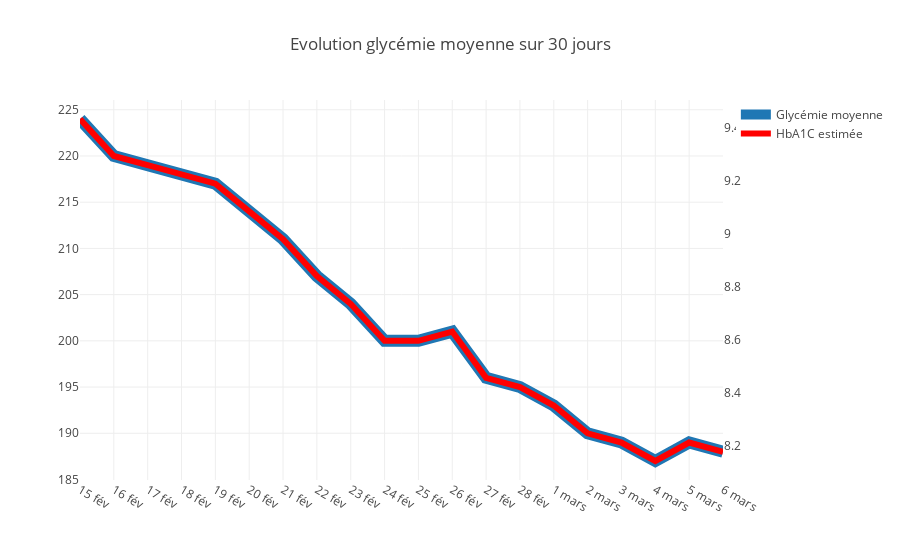

The notebook cell saved with this chart:
### Code cell
labels = [str(date.day)+ ' ' + monthdic[date.month] for date in gc.date]
tickvals = gc.date
layout = go.Layout(
    title='Evolution glycémie moyenne sur 30 jours',
    xaxis=go.layout.XAxis(
        ticktext=labels,
        tickvals=tickvals
    ),
    yaxis2= dict(
        overlaying='y',
        side='right',
        showgrid=False,
    )
)
data = [
    go.Scatter(
        x=gc.date, 
        y=gc.gluc,
        name='Glycémie moyenne',
        marker=dict(
         size=12),
        line=dict(
        width=12)
    ),
    go.Scatter(
        x=gc.date, 
        y=gc.hba1c,
        name='HbA1C estimée',
        yaxis='y2',
        marker=dict(
         color='red',
         size=12),
        line=dict(
         color='red',    
         width=6)
    ),
        
]
fig = go.Figure(data, layout)

iplot(fig, filename='tickvals-and-ticktext')

### Figure 1 — Plotly figure (JSON) as saved in the notebook; plotly's stock layout.template omitted (floating-point values rounded to 4 significant figures)
{"data": [{"line": {"width": 12}, "marker": {"size": 12}, "name": "Glycémie moyenne", "type": "scatter", "uid": "e075cf6f-b695-41f5-be58-7a7e0bd2d9f1", "x": ["2019-02-14 23:00:00", "2019-02-15 23:00:00", "2019-02-16 23:00:00", "2019-02-17 23:00:00", "2019-02-18 23:00:00", "2019-02-19 23:00:00", "2019-02-20 23:00:00", "2019-02-21 23:00:00", "2019-02-22 23:00:00", "2019-02-23 23:00:00", "2019-02-24 23:00:00", "2019-02-25 23:00:00", "2019-02-26 23:00:00", "2019-02-27 23:00:00", "2019-02-28 23:00:00", "2019-03-01 23:00:00", "2019-03-02 23:00:00", "2019-03-03 23:00:00", "2019-03-04 23:00:00", "2019-03-05 23:00:00"], "y": [224, 220, 219, 218, 217, 214, 211, 207, 204, 200, 200, 201, 196, 195, 193, 190, 189, 187, 189, 188]}, {"line": {"color": "red", "width": 6}, "marker": {"color": "red", "size": 12}, "name": "HbA1C estimée", "type": "scatter", "uid": "7463b061-5d07-4bdc-bd37-ce7314da2676", "x": ["2019-02-14 23:00:00", "2019-02-15 23:00:00", "2019-02-16 23:00:00", "2019-02-17 23:00:00", "2019-02-18 23:00:00", "2019-02-19 23:00:00", "2019-02-20 23:00:00", "2019-02-21 23:00:00", "2019-02-22 23:00:00", "2019-02-23 23:00:00", "2019-02-24 23:00:00", "2019-02-25 23:00:00", "2019-02-26 23:00:00", "2019-02-27 23:00:00", "2019-02-28 23:00:00", "2019-03-01 23:00:00", "2019-03-02 23:00:00", "2019-03-03 23:00:00", "2019-03-04 23:00:00", "2019-03-05 23:00:00"], "y": [9.432, 9.293, 9.258, 9.223, 9.188, 9.084, 8.979, 8.84, 8.735, 8.596, 8.596, 8.631, 8.456, 8.422, 8.352, 8.247, 8.213, 8.143, 8.213, 8.178], "yaxis": "y2"}], "layout": {"title": {"text": "Evolution glycémie moyenne sur 30 jours"}, "xaxis": {"ticktext": ["15 fév", "16 fév", "17 fév", "18 fév", "19 fév", "20 fév", "21 fév", "22 fév", "23 fév", "24 fév", "25 fév", "26 fév", "27 fév", "28 fév", "1 mars", "2 mars", "3 mars", "4 mars", "5 mars", "6 mars"], "tickvals": ["2019-02-14 23:00:00", "2019-02-15 23:00:00", "2019-02-16 23:00:00", "2019-02-17 23:00:00", "2019-02-18 23:00:00", "2019-02-19 23:00:00", "2019-02-20 23:00:00", "2019-02-21 23:00:00", "2019-02-22 23:00:00", "2019-02-23 23:00:00", "2019-02-24 23:00:00", "2019-02-25 23:00:00", "2019-02-26 23:00:00", "2019-02-27 23:00:00", "2019-02-28 23:00:00", "2019-03-01 23:00:00", "2019-03-02 23:00:00", "2019-03-03 23:00:00", "2019-03-04 23:00:00", "2019-03-05 23:00:00"]}, "yaxis2": {"overlaying": "y", "showgrid": false, "side": "right"}}}
